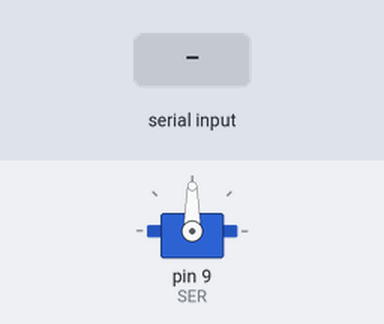
Bench run of a sketch on a simulated Arduino Uno, built with avr-gcc and run on an emulated ATmega328P. Parts: servo. Inputs (shaded band) come from the test bench.

Above: at 1.2 s.
1.3 s: "30,150\n" received over Serial
At 3.4 s:
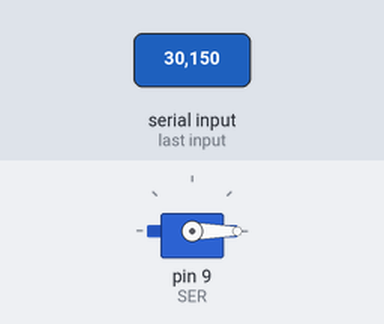
3.9 s: "90,45\n" received over Serial
At 4.7 s:
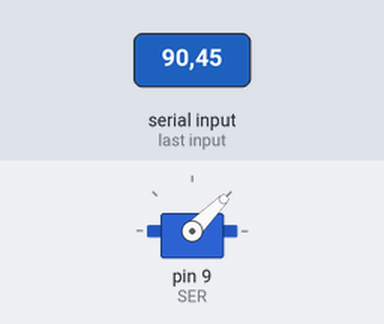
6.5 s: "200\n" received over Serial
At 7.3 s:
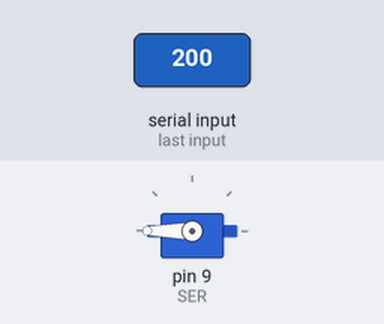
Timing chart, 0 to 9.5 s (numbered marks = the images above; inputs shaded):
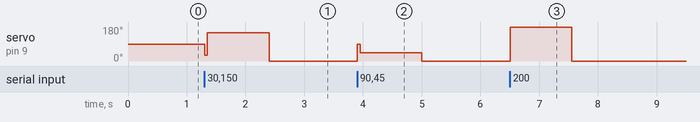

The sketch:

Arduino_3b.ino
```cpp
#include <Servo.h>

#define SER 9


Servo servo;

int mssg;


void setup()

{


   servo.attach(SER);

   Serial.begin(9600);

}


void loop()

{

   if (Serial.available() > 0)

   {

     mssg = Serial.parseInt();

     servo.write(mssg);

     delay(50);

   }

}
```

Measured:
- after the input at 1.3 s, servo on pin 9 (SER): 90° → 150° at once, → 0° 1.1 s later
- after the input at 3.9 s, servo on pin 9 (SER): 0° → 45° at once, → 0° 1.1 s later
- after the input at 6.5 s, servo on pin 9 (SER): 0° → 180° at once, → 0° 1.0 s later
